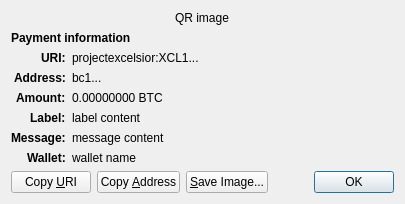
<?xml version="1.0" encoding="UTF-8"?>
<ui version="4.0">
 <class>ReceiveRequestDialog</class>
 <widget class="QDialog" name="ReceiveRequestDialog">
  <property name="geometry">
   <rect>
    <x>0</x>
    <y>0</y>
    <width>413</width>
    <height>229</height>
   </rect>
  </property>
  <property name="windowTitle">
   <string>Request payment to ...</string>
  </property>
  <layout class="QGridLayout" name="gridLayout" columnstretch="0,1">
   <property name="sizeConstraint">
    <enum>QLayout::SetFixedSize</enum>
   </property>
   <item row="0" column="0" colspan="2" alignment="Qt::AlignHCenter">
    <widget class="QRImageWidget" name="qr_code">
     <property name="text">
      <string notr="true">QR image</string>
     </property>
     <property name="textInteractionFlags">
      <set>Qt::NoTextInteraction</set>
     </property>
    </widget>
   </item>
   <item row="1" column="0" colspan="2">
    <widget class="QLabel" name="payment_header">
     <property name="font">
      <font>
       <weight>75</weight>
       <bold>true</bold>
      </font>
     </property>
     <property name="text">
      <string>Payment information</string>
     </property>
     <property name="textInteractionFlags">
      <set>Qt::NoTextInteraction</set>
     </property>
    </widget>
   </item>
   <item row="2" column="0" alignment="Qt::AlignRight|Qt::AlignTop">
    <widget class="QLabel" name="uri_tag">
     <property name="font">
      <font>
       <weight>75</weight>
       <bold>true</bold>
      </font>
     </property>
     <property name="text">
      <string notr="true">URI:</string>
     </property>
     <property name="textFormat">
      <enum>Qt::PlainText</enum>
     </property>
     <property name="textInteractionFlags">
      <set>Qt::NoTextInteraction</set>
     </property>
    </widget>
   </item>
   <item row="2" column="1" alignment="Qt::AlignTop">
    <widget class="QLabel" name="uri_content">
     <property name="text">
      <string notr="true">projectexcelsior:XCL1...</string>
     </property>
     <property name="textFormat">
      <enum>Qt::RichText</enum>
     </property>
     <property name="wordWrap">
      <bool>true</bool>
     </property>
     <property name="textInteractionFlags">
      <set>Qt::TextSelectableByMouse</set>
     </property>
    </widget>
   </item>
   <item row="3" column="0" alignment="Qt::AlignRight|Qt::AlignTop">
    <widget class="QLabel" name="address_tag">
     <property name="font">
      <font>
       <weight>75</weight>
       <bold>true</bold>
      </font>
     </property>
     <property name="text">
      <string>Address:</string>
     </property>
     <property name="textInteractionFlags">
      <set>Qt::NoTextInteraction</set>
     </property>
    </widget>
   </item>
   <item row="3" column="1" alignment="Qt::AlignTop">
    <widget class="QLabel" name="address_content">
     <property name="text">
      <string notr="true">bc1...</string>
     </property>
     <property name="textFormat">
      <enum>Qt::PlainText</enum>
     </property>
     <property name="textInteractionFlags">
      <set>Qt::TextSelectableByMouse</set>
     </property>
    </widget>
   </item>
   <item row="4" column="0" alignment="Qt::AlignRight|Qt::AlignTop">
    <widget class="QLabel" name="amount_tag">
     <property name="font">
      <font>
       <weight>75</weight>
       <bold>true</bold>
      </font>
     </property>
     <property name="text">
      <string>Amount:</string>
     </property>
     <property name="textInteractionFlags">
      <set>Qt::NoTextInteraction</set>
     </property>
    </widget>
   </item>
   <item row="4" column="1" alignment="Qt::AlignTop">
    <widget class="QLabel" name="amount_content">
     <property name="text">
      <string notr="true">0.00000000 BTC</string>
     </property>
     <property name="textFormat">
      <enum>Qt::PlainText</enum>
     </property>
     <property name="textInteractionFlags">
      <set>Qt::TextSelectableByMouse</set>
     </property>
    </widget>
   </item>
   <item row="5" column="0" alignment="Qt::AlignRight|Qt::AlignTop">
    <widget class="QLabel" name="label_tag">
     <property name="font">
      <font>
       <weight>75</weight>
       <bold>true</bold>
      </font>
     </property>
     <property name="text">
      <string>Label:</string>
     </property>
     <property name="textInteractionFlags">
      <set>Qt::NoTextInteraction</set>
     </property>
    </widget>
   </item>
   <item row="5" column="1" alignment="Qt::AlignTop">
    <widget class="QLabel" name="label_content">
     <property name="text">
      <string notr="true">label content</string>
     </property>
     <property name="textFormat">
      <enum>Qt::PlainText</enum>
     </property>
     <property name="wordWrap">
      <bool>true</bool>
     </property>
     <property name="textInteractionFlags">
      <set>Qt::TextSelectableByMouse</set>
     </property>
    </widget>
   </item>
   <item row="6" column="0" alignment="Qt::AlignRight|Qt::AlignTop">
    <widget class="QLabel" name="message_tag">
     <property name="font">
      <font>
       <weight>75</weight>
       <bold>true</bold>
      </font>
     </property>
     <property name="text">
      <string>Message:</string>
     </property>
     <property name="textInteractionFlags">
      <set>Qt::NoTextInteraction</set>
     </property>
    </widget>
   </item>
   <item row="6" column="1" alignment="Qt::AlignTop">
    <widget class="QLabel" name="message_content">
     <property name="text">
      <string notr="true">message content</string>
     </property>
     <property name="textFormat">
      <enum>Qt::PlainText</enum>
     </property>
     <property name="wordWrap">
      <bool>true</bool>
     </property>
     <property name="textInteractionFlags">
      <set>Qt::TextSelectableByMouse</set>
     </property>
    </widget>
   </item>
   <item row="7" column="0" alignment="Qt::AlignRight|Qt::AlignTop">
    <widget class="QLabel" name="wallet_tag">
     <property name="font">
      <font>
       <weight>75</weight>
       <bold>true</bold>
      </font>
     </property>
     <property name="text">
      <string>Wallet:</string>
     </property>
     <property name="textInteractionFlags">
      <set>Qt::NoTextInteraction</set>
     </property>
    </widget>
   </item>
   <item row="7" column="1" alignment="Qt::AlignTop">
    <widget class="QLabel" name="wallet_content">
     <property name="text">
      <string notr="true">wallet name</string>
     </property>
     <property name="textFormat">
      <enum>Qt::PlainText</enum>
     </property>
     <property name="wordWrap">
      <bool>true</bool>
     </property>
     <property name="textInteractionFlags">
      <set>Qt::TextSelectableByMouse</set>
     </property>
    </widget>
   </item>
   <item row="8" column="0" colspan="2">
    <layout class="QHBoxLayout" name="horizontalLayout">
     <item>
      <widget class="QPushButton" name="btnCopyURI">
       <property name="text">
        <string>Copy &amp;URI</string>
       </property>
       <property name="autoDefault">
        <bool>false</bool>
       </property>
      </widget>
     </item>
     <item>
      <widget class="QPushButton" name="btnCopyAddress">
       <property name="text">
        <string>Copy &amp;Address</string>
       </property>
       <property name="autoDefault">
        <bool>false</bool>
       </property>
      </widget>
     </item>
     <item>
      <widget class="QPushButton" name="btnSaveAs">
       <property name="text">
        <string>&amp;Save Image...</string>
       </property>
       <property name="autoDefault">
        <bool>false</bool>
       </property>
      </widget>
     </item>
     <item>
      <spacer name="horizontalSpacer_2">
       <property name="orientation">
        <enum>Qt::Horizontal</enum>
       </property>
       <property name="sizeHint" stdset="0">
        <size>
         <width>40</width>
         <height>20</height>
        </size>
       </property>
      </spacer>
     </item>
     <item>
      <widget class="QDialogButtonBox" name="buttonBox">
       <property name="focusPolicy">
        <enum>Qt::StrongFocus</enum>
       </property>
       <property name="standardButtons">
        <set>QDialogButtonBox::Ok</set>
       </property>
      </widget>
     </item>
    </layout>
   </item>
  </layout>
 </widget>
 <customwidgets>
  <customwidget>
   <class>QRImageWidget</class>
   <extends>QLabel</extends>
   <header>qt/qrimagewidget.h</header>
  </customwidget>
 </customwidgets>
 <tabstops>
  <tabstop>buttonBox</tabstop>
  <tabstop>btnCopyURI</tabstop>
  <tabstop>btnCopyAddress</tabstop>
  <tabstop>btnSaveAs</tabstop>
 </tabstops>
 <resources/>
 <connections>
  <connection>
   <sender>buttonBox</sender>
   <signal>accepted()</signal>
   <receiver>ReceiveRequestDialog</receiver>
   <slot>accept()</slot>
   <hints>
    <hint type="sourcelabel">
     <x>135</x>
     <y>230</y>
    </hint>
    <hint type="destinationlabel">
     <x>135</x>
     <y>126</y>
    </hint>
   </hints>
  </connection>
 </connections>
</ui>
